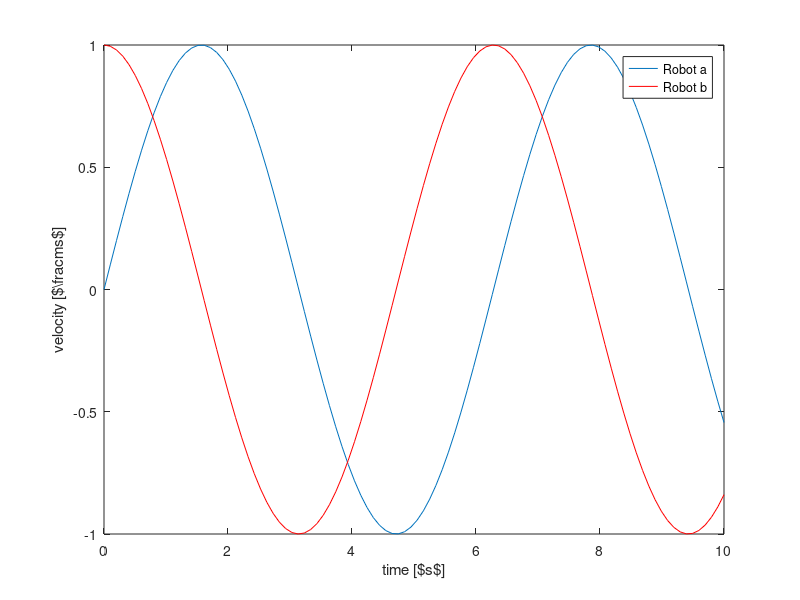

Here is the MATLAB script that generated this plot: (Note: this script raises an error after producing the figure.)
%% Create some random plot
time = linspace(0,10,100);
v_sin = sin(time);
v_cos = cos(time);

hfig = figure(1);
plot(time,v_sin)
hold on;
plot(time,v_cos,'r')
hold off;
legend('Robot a','Robot b')
xlabel('time [$s$]')
ylabel('velocity [$\frac{m}{s}$]')

% Create tikz file
matlab2tikz('figurehandle', hfig, 'example_tikz_figure.tikz', 'height', '\fheight', 'width', '\fwidth', 'parseStrings', false);

% Create mlf2pdf figure
mlf2pdf(hfig,'example_matlabfrag_figure')